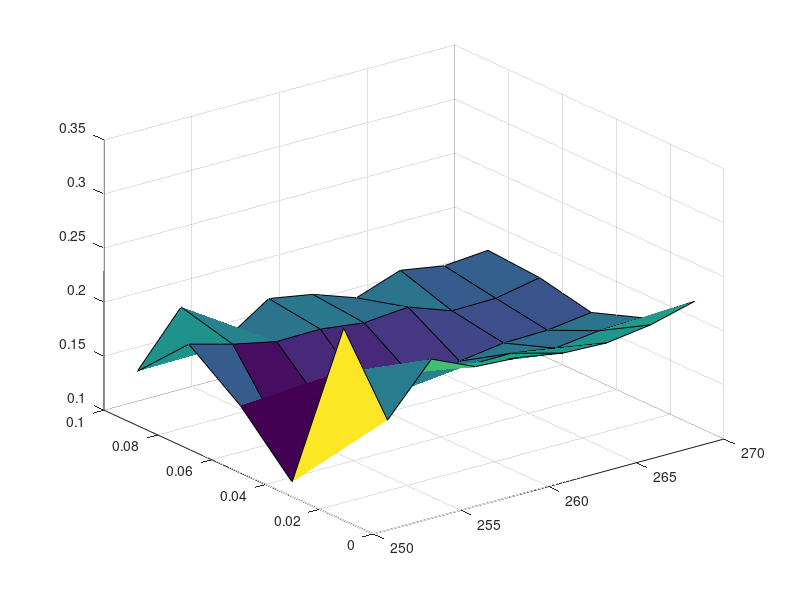

The MATLAB source for this figure:
S=260.05; % stock price

r=0.02; % interest rate

T=[4/365,11/365,18/365,25/365,32/365]; % time maturity

K=[250,252.5,255,257.5,260,262.5,265,267.5,270]; % strike price

C=[ 10.4 7.73 5.8 3.8 2.3 1.19 0.55 0.25 0.12;
    10.24 8.69 6.6 4.85 3.3 2.2 1.29 0.81 0.46;
    10.9 8.23 6.4 4.65 3.42 2.45 1.72 1.11 0.75;
    12 9.89 7.95 6.4 4.9 3.84 2.52 1.8 1.4;
    11.57 10.83	8.02 7.26 5.7 4.1 3.55 2.54 1.97;]; % prices for different maturities in rows

volatility=zeros(5,9);

[x, y] = meshgrid(K, T);

for i=1:5
    for j=1:9
        volatility(i, j) = blsimpv(S, K(j), r, T(i), C(i, j));
    end
end

surf(x,y,volatility)